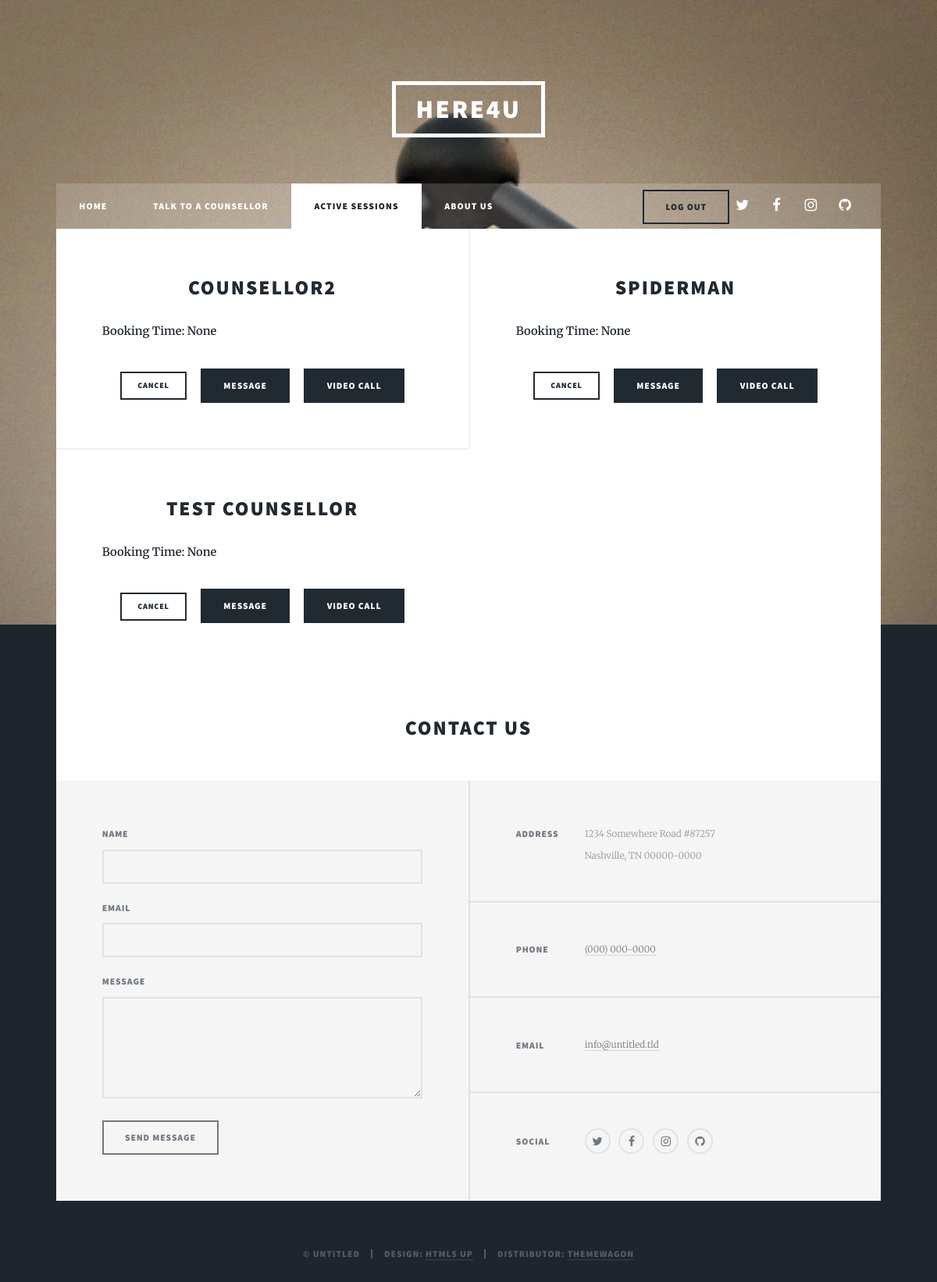
Page /active-sessions/ (signed in) on the earlier database version.
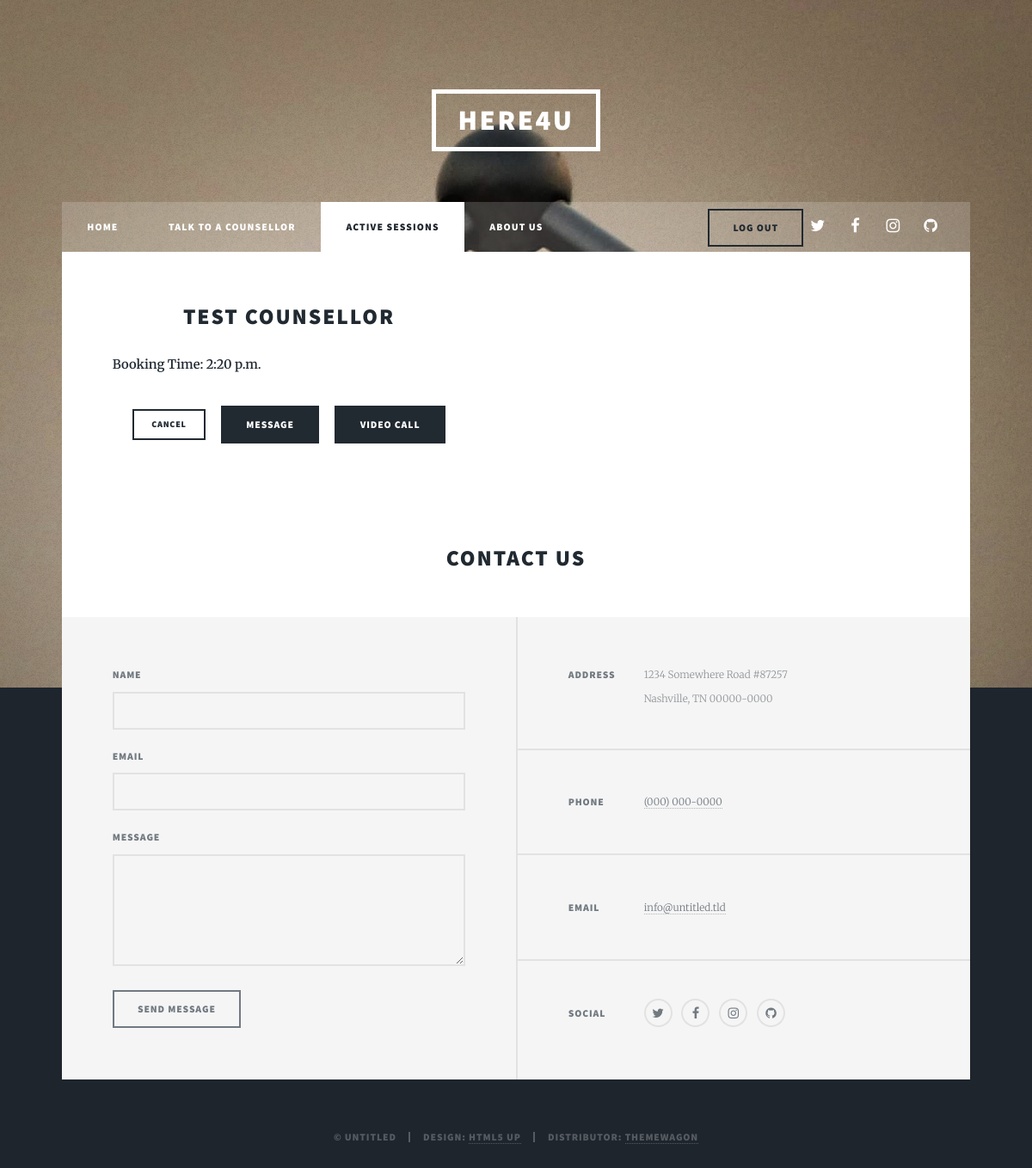
Same page on the later database version.
### client/models.py (models this page shows, shortened)
class Counsellordata(models.Model):
    User = models.OneToOneField(User,on_delete=models.SET_NULL, null=True, blank=True)
    Name = models.CharField(max_length=100)
    Gender=models.IntegerField(choices=[(0,'Male'),(1,'Female'),(2,'Other')])
    Age=models.IntegerField(blank = True,null=True)
    Profile_pic = models.FileField(blank=True,null=True)
    Email=models.EmailField()
    State=models.CharField(max_length=50,blank=True,null=True)
    City=models.CharField(max_length=50,blank=True,null=True)
    Education=models.CharField(max_length=300,blank = True,null=True)
    Expertise = models.CharField(max_length=200,blank=True,null=True)
    Summary = models.CharField(max_length=1000,blank=True,null=True)
    Consultation_start = models.TimeField(null=True,auto_now=False, auto_now_add=False)
    Consultation_end = models.TimeField(null=True,auto_now=False, auto_now_add=False)

class ActiveCounsellor(models.Model):
    user = models.ForeignKey(User,on_delete=models.SET_NULL,null=True,related_name='client_id_clside')
    Counsellor = models.ForeignKey(User,on_delete=models.SET_NULL,null=True,related_name='counsellor_id_clside')
    Booking_time = models.TimeField(null=True,auto_now=False, auto_now_add=False)

### client/views.py (the view)
# urls.py: path('active-sessions/',views.sessions,name="active-sessions"),
@login_required
def sessions(request):
    user_check = True
    if request.user.is_authenticated:
        coun = Counsellordata.objects.all().filter(User=request.user)
        if coun:
            user_check = False
            return render(request,'client/home.html',{"client":user_check})
    all_counsellors = []
    time = []
    for obj in ActiveCounsellor.objects.all().filter(user=request.user):
        counsellor = obj.Counsellor
        time.append(obj.Booking_time)
        all_counsellors.append(Counsellordata.objects.get(User=counsellor))
    content = {"client":user_check,"all_counsellors":zip(all_counsellors,time)}
    return render(request,'client/active_sessions.html',content)

### client/templates/client/active_sessions.html (shortened to what this page needs)
{%extends "client/base.html"%}
 {%block home_state%}<li>{%endblock%}
 {%block talk_state%}<li>{%endblock%}
 {%block session_state%}<li class = "active">{%endblock%}
 {%block about_state%}<li>{%endblock%}
 {%block content%}
	<section class="posts">
		{%for counsellor,time in all_counsellors%}
			<article>
				<header>
					<h2><a href="#">{{counsellor.Name}}</a></h2>
				</header>
				<p><b>Booking Time: {{time}}</b></p>
				<ul class="actions">
					<li><a href="#" class="button small">Cancel</a></li>
					<li><a href="#" class="button special">Message</a></li>
					<li><a href="#" class="button special">Video Call</a></li>
				</ul>
			</article>
		{%endfor%}
		</section>
{%endblock%}

Differences in the rows shown:
no longer on this page (row edited): Counsellordata: Name "COUNSELLOR2", time "None"
no longer on this page (row edited): Counsellordata: Name "SPIDERMAN", time "None"
changed Counsellordata "TEST COUNSELLOR": Booking_time "None" → "2:20 p.m."
